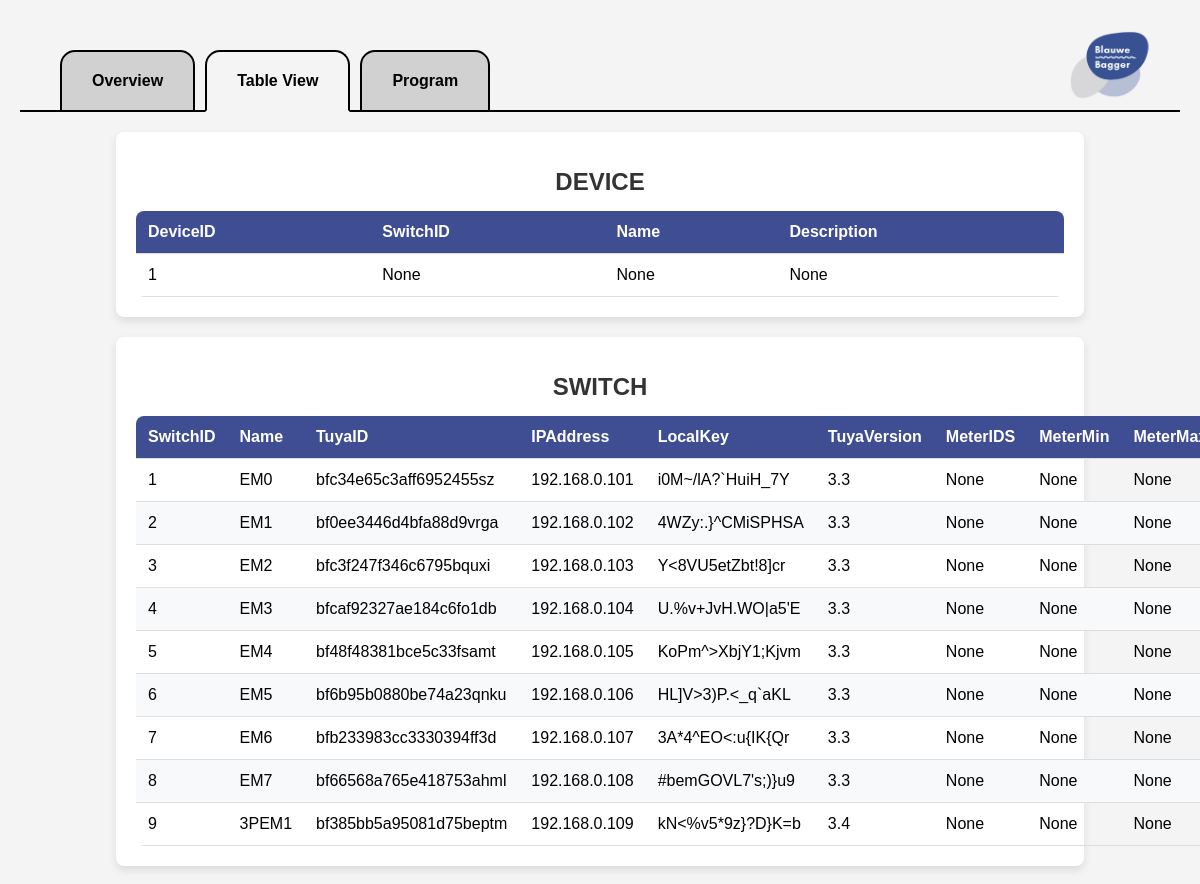
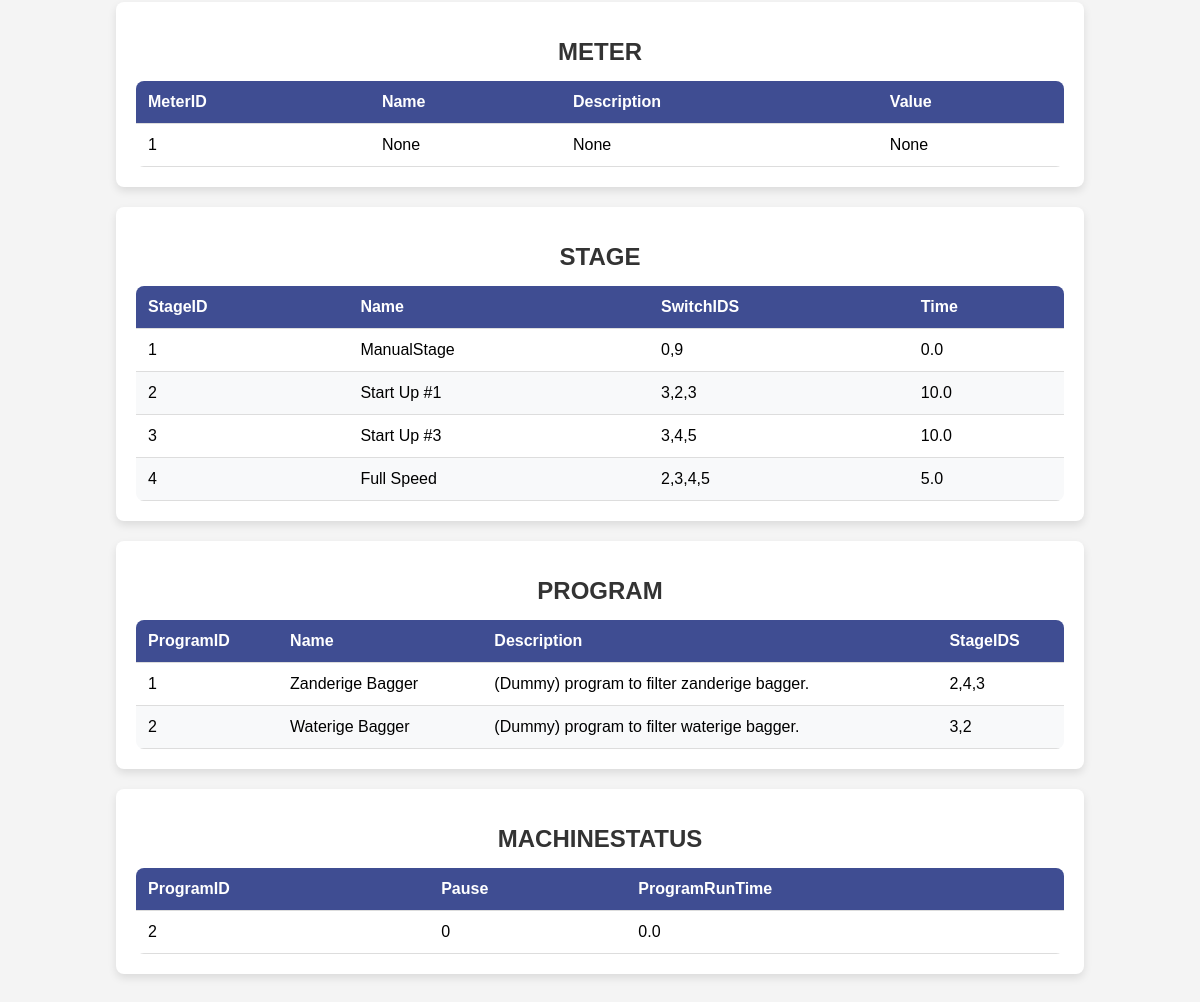
The page /tableview on the database its author committed (2 pictures, top to bottom).
### tables this page shows
CREATE TABLE SWITCH (
    SwitchID INTEGER PRIMARY KEY AUTOINCREMENT,
    Name TEXT NOT NULL,
    TuyaID TEXT NOT NULL,
    IPAddress TEXT NOT NULL,
    LocalKey TEXT NOT NULL,
    TuyaVersion REAL NOT NULL,
    MeterIDS TEXT,
    MeterMin TEXT,
    MeterMax TEXT
);

CREATE TABLE STAGE (
    StageID INTEGER PRIMARY KEY AUTOINCREMENT,
    Name TEXT NOT NULL,
    SwitchIDS TEXT,
    Time REAL NOT NULL
);

CREATE TABLE PROGRAM (
    ProgramID INTEGER PRIMARY KEY AUTOINCREMENT,
    Name TEXT NOT NULL,
    Description TEXT,
    StageIDS TEXT NOT NULL
);

CREATE TABLE MACHINESTATUS (
    ProgramID INTEGER NOT NULL,
    Pause INTEGER NOT NULL CHECK (Pause IN (0,1,2)),
    ProgramRunTime REAL NOT NULL,
    PRIMARY KEY (ProgramID),
    FOREIGN KEY (ProgramID) REFERENCES PROGRAM(ProgramID)
);

### server/server.py (the view)
@app.route("/tableview")
def tableview():
    tables = []
    for tableName in tableNames:
        tables.append(sF.getTable(tableName,0))
    return render_template('tableview.html',tables=tables,tableNames=tableNames)

### server/serverFunctions/getTable.py (called while the page is built)
def getTable(table,add):
    db = sqlite3.connect('../data/machine.db',timeout=5)
    cs = db.execute('SELECT * FROM ' + table)
    ns = [description[0] for description in cs.description]
    result = []
    rows = 1;
    for ci in cs:
        result.append(dict(zip(ns,ci)))
        rows = rows + 1
    if add:
        if table != "MACHINESTATUS":
            result.append(dict(zip(ns,[rows]+[None]*len(ns))))
    else:
        if not result:
            result.append(dict(zip(ns,[rows]+[None]*len(ns))))
    db.close()
    return result

### server/templates/tableview.html
{% extends "layout.html" %}
{% block main %}
	{% for table in tables %}
		<div class="table-container">
			<h1>{{ tableNames[loop.index-1] }}</h1>
                	<table>
                        	<thead>
                                	<tr>
					{% for key, value in table[0].items() %}
                                        	        <th>{{key}}</th>
                                 	       {% endfor %}
                                	</tr>
                       		</thead>
                        	<tbody>
                                	{% for item in table %}
                                        	<tr>
                                                	{% for key, value in item.items() %}
                                                	        <td>{{value}}</th>
                                        	        {% endfor %}
                                	        </tr>
                        	        {% endfor %}
                	        </tbody>
        	        </table>
	        </div>
	{% endfor %}
{% endblock %}

### server/static/styles.css (style rules this page uses)
.table-container { width: 80%; margin: 20px auto; padding: 20px; background: #fff; box-shadow: 0 4px 8px rgba(0, 0, 0, 0.1); border-radius: 8px; }
h1 { text-align: center; font-size: 1.5rem; margin-bottom: 15px; color: #333; }
.table-container table { width: 100%; border-collapse: collapse; overflow: hidden; border-radius: 8px; }
.table-container thead { background: #3F4D92; color: #fff; }
.table-container th, .table-container td { padding: 12px; text-align: left; border-bottom: 1px solid #ddd; }
.table-container tbody tr:nth-child(even) { background: #f8f9fa; }
h1 { text-align: center; }

### rows shown on the page
SWITCH: key "Name", key "TuyaID", key "IPAddress", key "LocalKey", key "TuyaVersion", item "1" "None" "None" "None", Name "EM0", TuyaID "bfc34e65c3aff6952455sz", IPAddress "192.168.0.101", LocalKey "i0M~/lA?`HuiH_7Y", TuyaVersion "3.3"
SWITCH: item "2" "None" "None" "None", Name "EM1", TuyaID "bf0ee3446d4bfa88d9vrga", IPAddress "192.168.0.102", LocalKey "4WZy:.}^CMiSPHSA", TuyaVersion "3.3"
SWITCH: item "3" "None" "None" "None", Name "EM2", TuyaID "bfc3f247f346c6795bquxi", IPAddress "192.168.0.103", LocalKey "Y<8VU5etZbt!8]cr", TuyaVersion "3.3"
SWITCH: item "4" "None" "None" "None", Name "EM3", TuyaID "bfcaf92327ae184c6fo1db", IPAddress "192.168.0.104", LocalKey "U.%v+JvH.WO|a5'E", TuyaVersion "3.3"
SWITCH: item "5" "None" "None" "None", Name "EM4", TuyaID "bf48f48381bce5c33fsamt", IPAddress "192.168.0.105", LocalKey "KoPm^>XbjY1;Kjvm", TuyaVersion "3.3"
SWITCH: item "6" "None" "None" "None", Name "EM5", TuyaID "bf6b95b0880be74a23qnku", IPAddress "192.168.0.106", LocalKey "HL]V>3)P.<_q`aKL", TuyaVersion "3.3"
SWITCH: item "7" "None" "None" "None", Name "EM6", TuyaID "bfb233983cc3330394ff3d", IPAddress "192.168.0.107", LocalKey "3A*4^EO<:u{IK{Qr", TuyaVersion "3.3"
SWITCH: item "8" "None" "None" "None", Name "EM7", TuyaID "bf66568a765e418753ahml", IPAddress "192.168.0.108", LocalKey "#bemGOVL7's;)}u9", TuyaVersion "3.3"
SWITCH: item "9" "None" "None" "None", Name "3PEM1", TuyaID "bf385bb5a95081d75beptm", IPAddress "192.168.0.109", LocalKey "kN<%v5*9z}?D}K=b", TuyaVersion "3.4"
STAGE: key "Name", key "SwitchIDS", key "Time", item "1", Name "ManualStage", SwitchIDS "0,9", Time "0.0"
STAGE: item "2", Name "Start Up #1", SwitchIDS "3,2,3", Time "10.0"
STAGE: item "3", Name "Start Up #3", SwitchIDS "3,4,5", Time "10.0"
STAGE: item "4", Name "Full Speed", SwitchIDS "2,3,4,5", Time "5.0"
PROGRAM: key "Name", key "Description", key "StageIDS", item "1", Name "Zanderige Bagger", Description "(Dummy) program to filter zanderige bagger.", StageIDS "2,4,3"
PROGRAM: item "2", Name "Waterige Bagger", Description "(Dummy) program to filter waterige bagger.", StageIDS "3,2"
MACHINESTATUS: key "ProgramRunTime", item "2" "0", ProgramRunTime "0.0"

### other values the page prints
{{ tableNames[loop.index-1] }} "DEVICE" "SWITCH" "METER" "STAGE" "PROGRAM" "MACHINESTATUS"
{{ key }} "DeviceID" "SwitchID" "Name" "Description" "SwitchID" "MeterIDS" "MeterMin" "MeterID" "Name" "Description" "Value" "StageID" "ProgramID" "ProgramID" "Pause"
{{ value }} "1" "None" "None" "None" "1" "None" "None" "None"
